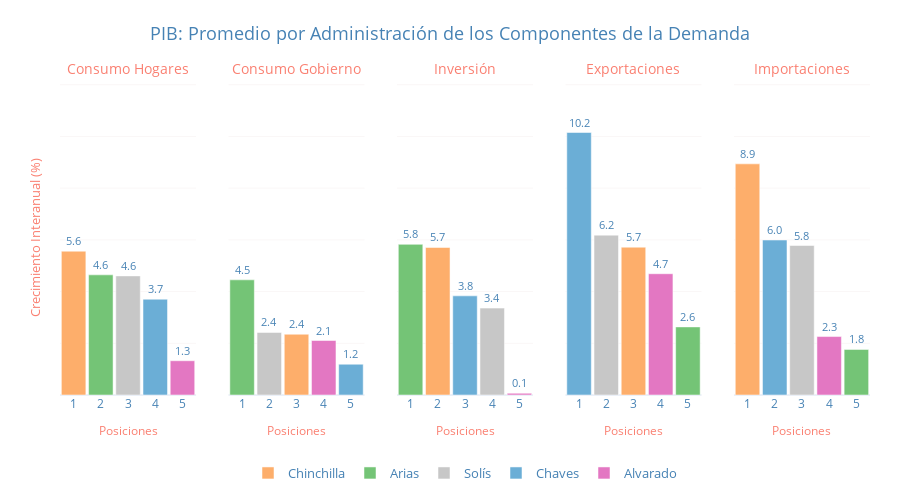

This figure's notebook cell:
### Code cell
df = ob_pibv_yoy.demanda.get_categorias_principales()
df.columns = df.columns.str.replace('_TC', '')
df = tag_politics(df).drop(['President', 'Party', 'Term'], axis = 1)

s = {'PIB': 'PIB',
     'PIB_Gasto_Consumo_Final_Hogares': 'Consumo Hogares',
     'PIB_Gasto_Consumo_Final_Gobierno_General': 'Consumo Gobierno',
     'PIB_Formacion_Bruta_Capital_Fijo': 'Inversión',
     'PIB_Exportaciones_Bienes_Servicios': 'Exportaciones',
     'PIB_Importaciones_Bienes_Servicios': 'Importaciones'}

df.rename(columns=s, inplace = True)

components = ["Consumo Hogares", "Consumo Gobierno", "Inversión", "Exportaciones", "Importaciones"]
means = df.groupby("Label")[components].mean()
to_remove = ["Calderón", "Pacheco", "Rodríguez", "Olsen"]
means = means.drop(index=to_remove, errors="ignore")
fig = plot_bar_subplots_by_administration(df = means, variables = components, 
                                          colors = presidential_colors, 
                                          title = "PIB: Promedio por Administración de los Componentes de la Demanda", 
                                          y_title = "Crecimiento Interanual (%)",
                                          x_title = 'Posiciones')
fig.show()

g(means.loc[['Chaves', 'Alvarado', 'Solís', 'Chinchilla', 'Arias']])

### Figure 1 — Plotly figure (JSON) as saved in the notebook; plotly's stock layout.template omitted (floating-point values rounded to 4 significant figures)
{"data": [{"hovertemplate": "<b>Chinchilla</b><br>Consumo Hogares: 5.56<br>Posición: 1<extra></extra>", "legendgroup": "Chinchilla", "marker": {"color": "#fdae6b"}, "name": "Chinchilla", "showlegend": true, "text": ["5.6"], "textfont": {"color": "steelblue", "size": 11}, "textposition": "outside", "type": "bar", "x": ["1"], "xaxis": "x", "y": [5.562], "yaxis": "y"}, {"hovertemplate": "<b>Arias</b><br>Consumo Hogares: 4.65<br>Posición: 2<extra></extra>", "legendgroup": "Arias", "marker": {"color": "#74c476"}, "name": "Arias", "showlegend": true, "text": ["4.6"], "textfont": {"color": "steelblue", "size": 11}, "textposition": "outside", "type": "bar", "x": ["2"], "xaxis": "x", "y": [4.647], "yaxis": "y"}, {"hovertemplate": "<b>Solís</b><br>Consumo Hogares: 4.61<br>Posición: 3<extra></extra>", "legendgroup": "Solís", "marker": {"color": "#c7c7c7"}, "name": "Solís", "showlegend": true, "text": ["4.6"], "textfont": {"color": "steelblue", "size": 11}, "textposition": "outside", "type": "bar", "x": ["3"], "xaxis": "x", "y": [4.606], "yaxis": "y"}, {"hovertemplate": "<b>Chaves</b><br>Consumo Hogares: 3.70<br>Posición: 4<extra></extra>", "legendgroup": "Chaves", "marker": {"color": "#6baed6"}, "name": "Chaves", "showlegend": true, "text": ["3.7"], "textfont": {"color": "steelblue", "size": 11}, "textposition": "outside", "type": "bar", "x": ["4"], "xaxis": "x", "y": [3.705], "yaxis": "y"}, {"hovertemplate": "<b>Alvarado</b><br>Consumo Hogares: 1.32<br>Posición: 5<extra></extra>", "legendgroup": "Alvarado", "marker": {"color": "#e377c2"}, "name": "Alvarado", "showlegend": true, "text": ["1.3"], "textfont": {"color": "steelblue", "size": 11}, "textposition": "outside", "type": "bar", "x": ["5"], "xaxis": "x", "y": [1.325], "yaxis": "y"}, {"hovertemplate": "<b>Arias</b><br>Consumo Gobierno: 4.45<br>Posición: 1<extra></extra>", "legendgroup": "Arias", "marker": {"color": "#74c476"}, "name": "Arias", "showlegend": false, "text": ["4.5"], "textfont": {"color": "steelblue", "size": 11}, "textposition": "outside", "type": "bar", "x": ["1"], "xaxis": "x2", "y": [4.454], "yaxis": "y2"}, {"hovertemplate": "<b>Solís</b><br>Consumo Gobierno: 2.42<br>Posición: 2<extra></extra>", "legendgroup": "Solís", "marker": {"color": "#c7c7c7"}, "name": "Solís", "showlegend": false, "text": ["2.4"], "textfont": {"color": "steelblue", "size": 11}, "textposition": "outside", "type": "bar", "x": ["2"], "xaxis": "x2", "y": [2.421], "yaxis": "y2"}, {"hovertemplate": "<b>Chinchilla</b><br>Consumo Gobierno: 2.35<br>Posición: 3<extra></extra>", "legendgroup": "Chinchilla", "marker": {"color": "#fdae6b"}, "name": "Chinchilla", "showlegend": false, "text": ["2.4"], "textfont": {"color": "steelblue", "size": 11}, "textposition": "outside", "type": "bar", "x": ["3"], "xaxis": "x2", "y": [2.351], "yaxis": "y2"}, {"hovertemplate": "<b>Alvarado</b><br>Consumo Gobierno: 2.11<br>Posición: 4<extra></extra>", "legendgroup": "Alvarado", "marker": {"color": "#e377c2"}, "name": "Alvarado", "showlegend": false, "text": ["2.1"], "textfont": {"color": "steelblue", "size": 11}, "textposition": "outside", "type": "bar", "x": ["4"], "xaxis": "x2", "y": [2.107], "yaxis": "y2"}, {"hovertemplate": "<b>Chaves</b><br>Consumo Gobierno: 1.19<br>Posición: 5<extra></extra>", "legendgroup": "Chaves", "marker": {"color": "#6baed6"}, "name": "Chaves", "showlegend": false, "text": ["1.2"], "textfont": {"color": "steelblue", "size": 11}, "textposition": "outside", "type": "bar", "x": ["5"], "xaxis": "x2", "y": [1.191], "yaxis": "y2"}, {"hovertemplate": "<b>Arias</b><br>Inversión: 5.83<br>Posición: 1<extra></extra>", "legendgroup": "Arias", "marker": {"color": "#74c476"}, "name": "Arias", "showlegend": false, "text": ["5.8"], "textfont": {"color": "steelblue", "size": 11}, "textposition": "outside", "type": "bar", "x": ["1"], "xaxis": "x3", "y": [5.827], "yaxis": "y3"}, {"hovertemplate": "<b>Chinchilla</b><br>Inversión: 5.71<br>Posición: 2<extra></extra>", "legendgroup": "Chinchilla", "marker": {"color": "#fdae6b"}, "name": "Chinchilla", "showlegend": false, "text": ["5.7"], "textfont": {"color": "steelblue", "size": 11}, "textposition": "outside", "type": "bar", "x": ["2"], "xaxis": "x3", "y": [5.706], "yaxis": "y3"}, {"hovertemplate": "<b>Chaves</b><br>Inversión: 3.83<br>Posición: 3<extra></extra>", "legendgroup": "Chaves", "marker": {"color": "#6baed6"}, "name": "Chaves", "showlegend": false, "text": ["3.8"], "textfont": {"color": "steelblue", "size": 11}, "textposition": "outside", "type": "bar", "x": ["3"], "xaxis": "x3", "y": [3.835], "yaxis": "y3"}, {"hovertemplate": "<b>Solís</b><br>Inversión: 3.36<br>Posición: 4<extra></extra>", "legendgroup": "Solís", "marker": {"color": "#c7c7c7"}, "name": "Solís", "showlegend": false, "text": ["3.4"], "textfont": {"color": "steelblue", "size": 11}, "textposition": "outside", "type": "bar", "x": ["4"], "xaxis": "x3", "y": [3.361], "yaxis": "y3"}, {"hovertemplate": "<b>Alvarado</b><br>Inversión: 0.07<br>Posición: 5<extra></extra>", "legendgroup": "Alvarado", "marker": {"color": "#e377c2"}, "name": "Alvarado", "showlegend": false, "text": ["0.1"], "textfont": {"color": "steelblue", "size": 11}, "textposition": "outside", "type": "bar", "x": ["5"], "xaxis": "x3", "y": [0.06813], "yaxis": "y3"}, {"hovertemplate": "<b>Chaves</b><br>Exportaciones: 10.15<br>Posición: 1<extra></extra>", "legendgroup": "Chaves", "marker": {"color": "#6baed6"}, "name": "Chaves", "showlegend": false, "text": ["10.2"], "textfont": {"color": "steelblue", "size": 11}, "textposition": "outside", "type": "bar", "x": ["1"], "xaxis": "x4", "y": [10.15], "yaxis": "y4"}, {"hovertemplate": "<b>Solís</b><br>Exportaciones: 6.18<br>Posición: 2<extra></extra>", "legendgroup": "Solís", "marker": {"color": "#c7c7c7"}, "name": "Solís", "showlegend": false, "text": ["6.2"], "textfont": {"color": "steelblue", "size": 11}, "textposition": "outside", "type": "bar", "x": ["2"], "xaxis": "x4", "y": [6.183], "yaxis": "y4"}, {"hovertemplate": "<b>Chinchilla</b><br>Exportaciones: 5.72<br>Posición: 3<extra></extra>", "legendgroup": "Chinchilla", "marker": {"color": "#fdae6b"}, "name": "Chinchilla", "showlegend": false, "text": ["5.7"], "textfont": {"color": "steelblue", "size": 11}, "textposition": "outside", "type": "bar", "x": ["3"], "xaxis": "x4", "y": [5.717], "yaxis": "y4"}, {"hovertemplate": "<b>Alvarado</b><br>Exportaciones: 4.69<br>Posición: 4<extra></extra>", "legendgroup": "Alvarado", "marker": {"color": "#e377c2"}, "name": "Alvarado", "showlegend": false, "text": ["4.7"], "textfont": {"color": "steelblue", "size": 11}, "textposition": "outside", "type": "bar", "x": ["4"], "xaxis": "x4", "y": [4.69], "yaxis": "y4"}, {"hovertemplate": "<b>Arias</b><br>Exportaciones: 2.63<br>Posición: 5<extra></extra>", "legendgroup": "Arias", "marker": {"color": "#74c476"}, "name": "Arias", "showlegend": false, "text": ["2.6"], "textfont": {"color": "steelblue", "size": 11}, "textposition": "outside", "type": "bar", "x": ["5"], "xaxis": "x4", "y": [2.634], "yaxis": "y4"}, {"hovertemplate": "<b>Chinchilla</b><br>Importaciones: 8.94<br>Posición: 1<extra></extra>", "legendgroup": "Chinchilla", "marker": {"color": "#fdae6b"}, "name": "Chinchilla", "showlegend": false, "text": ["8.9"], "textfont": {"color": "steelblue", "size": 11}, "textposition": "outside", "type": "bar", "x": ["1"], "xaxis": "x5", "y": [8.94], "yaxis": "y5"}, {"hovertemplate": "<b>Chaves</b><br>Importaciones: 5.99<br>Posición: 2<extra></extra>", "legendgroup": "Chaves", "marker": {"color": "#6baed6"}, "name": "Chaves", "showlegend": false, "text": ["6.0"], "textfont": {"color": "steelblue", "size": 11}, "textposition": "outside", "type": "bar", "x": ["2"], "xaxis": "x5", "y": [5.994], "yaxis": "y5"}, {"hovertemplate": "<b>Solís</b><br>Importaciones: 5.78<br>Posición: 3<extra></extra>", "legendgroup": "Solís", "marker": {"color": "#c7c7c7"}, "name": "Solís", "showlegend": false, "text": ["5.8"], "textfont": {"color": "steelblue", "size": 11}, "textposition": "outside", "type": "bar", "x": ["3"], "xaxis": "x5", "y": [5.782], "yaxis": "y5"}, {"hovertemplate": "<b>Alvarado</b><br>Importaciones: 2.26<br>Posición: 4<extra></extra>", "legendgroup": "Alvarado", "marker": {"color": "#e377c2"}, "name": "Alvarado", "showlegend": false, "text": ["2.3"], "textfont": {"color": "steelblue", "size": 11}, "textposition": "outside", "type": "bar", "x": ["4"], "xaxis": "x5", "y": [2.261], "yaxis": "y5"}, {"hovertemplate": "<b>Arias</b><br>Importaciones: 1.76<br>Posición: 5<extra></extra>", "legendgroup": "Arias", "marker": {"color": "#74c476"}, "name": "Arias", "showlegend": false, "text": ["1.8"], "textfont": {"color": "steelblue", "size": 11}, "textposition": "outside", "type": "bar", "x": ["5"], "xaxis": "x5", "y": [1.762], "yaxis": "y5"}], "layout": {"annotations": [{"font": {"color": "salmon", "size": 13.5}, "showarrow": false, "text": "Consumo Hogares", "x": 0.084, "xanchor": "center", "xref": "paper", "y": 1, "yanchor": "bottom", "yref": "paper"}, {"font": {"color": "salmon", "size": 13.5}, "showarrow": false, "text": "Consumo Gobierno", "x": 0.292, "xanchor": "center", "xref": "paper", "y": 1, "yanchor": "bottom", "yref": "paper"}, {"font": {"color": "salmon", "size": 13.5}, "showarrow": false, "text": "Inversión", "x": 0.5, "xanchor": "center", "xref": "paper", "y": 1, "yanchor": "bottom", "yref": "paper"}, {"font": {"color": "salmon", "size": 13.5}, "showarrow": false, "text": "Exportaciones", "x": 0.708, "xanchor": "center", "xref": "paper", "y": 1, "yanchor": "bottom", "yref": "paper"}, {"font": {"color": "salmon", "size": 13.5}, "showarrow": false, "text": "Importaciones", "x": 0.916, "xanchor": "center", "xref": "paper", "y": 1, "yanchor": "bottom", "yref": "paper"}], "bargap": 0.1, "height": 500, "legend": {"font": {"color": "steelblue", "size": 13}, "orientation": "h", "x": 0.5, "xanchor": "center", "y": -0.2, "yanchor": "top"}, "margin": {"b": 100, "l": 60, "r": 30, "t": 80}, "title": {"font": {"color": "steelblue", "size": 18}, "text": "PIB: Promedio por Administración de los Componentes de la Demanda", "x": 0.5, "xanchor": "center"}, "width": 900, "xaxis": {"anchor": "y", "domain": [0, 0.168], "showticklabels": true, "tickangle": 0, "tickfont": {"color": "steelblue", "size": 12}, "title": {"font": {"color": "salmon", "size": 12}, "text": "Posiciones"}}, "xaxis2": {"anchor": "y2", "domain": [0.208, 0.376], "showticklabels": true, "tickangle": 0, "tickfont": {"color": "steelblue", "size": 12}, "title": {"font": {"color": "salmon", "size": 12}, "text": "Posiciones"}}, "xaxis3": {"anchor": "y3", "domain": [0.416, 0.584], "showticklabels": true, "tickangle": 0, "tickfont": {"color": "steelblue", "size": 12}, "title": {"font": {"color": "salmon", "size": 12}, "text": "Posiciones"}}, "xaxis4": {"anchor": "y4", "domain": [0.624, 0.792], "showticklabels": true, "tickangle": 0, "tickfont": {"color": "steelblue", "size": 12}, "title": {"font": {"color": "salmon", "size": 12}, "text": "Posiciones"}}, "xaxis5": {"anchor": "y5", "domain": [0.832, 1], "showticklabels": true, "tickangle": 0, "tickfont": {"color": "steelblue", "size": 12}, "title": {"font": {"color": "salmon", "size": 12}, "text": "Posiciones"}}, "yaxis": {"anchor": "x", "domain": [0, 1], "gridcolor": "#FAF7F7", "range": [0, 12.18], "showgrid": true, "showticklabels": false, "title": {"font": {"color": "salmon", "size": 13}, "text": "Crecimiento Interanual (%)"}}, "yaxis2": {"anchor": "x2", "domain": [0, 1], "gridcolor": "#FAF7F7", "range": [0, 12.18], "showgrid": true, "showticklabels": false, "title": {"font": {"color": "salmon", "size": 13}}}, "yaxis3": {"anchor": "x3", "domain": [0, 1], "gridcolor": "#FAF7F7", "range": [0, 12.18], "showgrid": true, "showticklabels": false, "title": {"font": {"color": "salmon", "size": 13}}}, "yaxis4": {"anchor": "x4", "domain": [0, 1], "gridcolor": "#FAF7F7", "range": [0, 12.18], "showgrid": true, "showticklabels": false, "title": {"font": {"color": "salmon", "size": 13}}}, "yaxis5": {"anchor": "x5", "domain": [0, 1], "gridcolor": "#FAF7F7", "range": [0, 12.18], "showgrid": true, "showticklabels": false, "title": {"font": {"color": "salmon", "size": 13}}}}}
